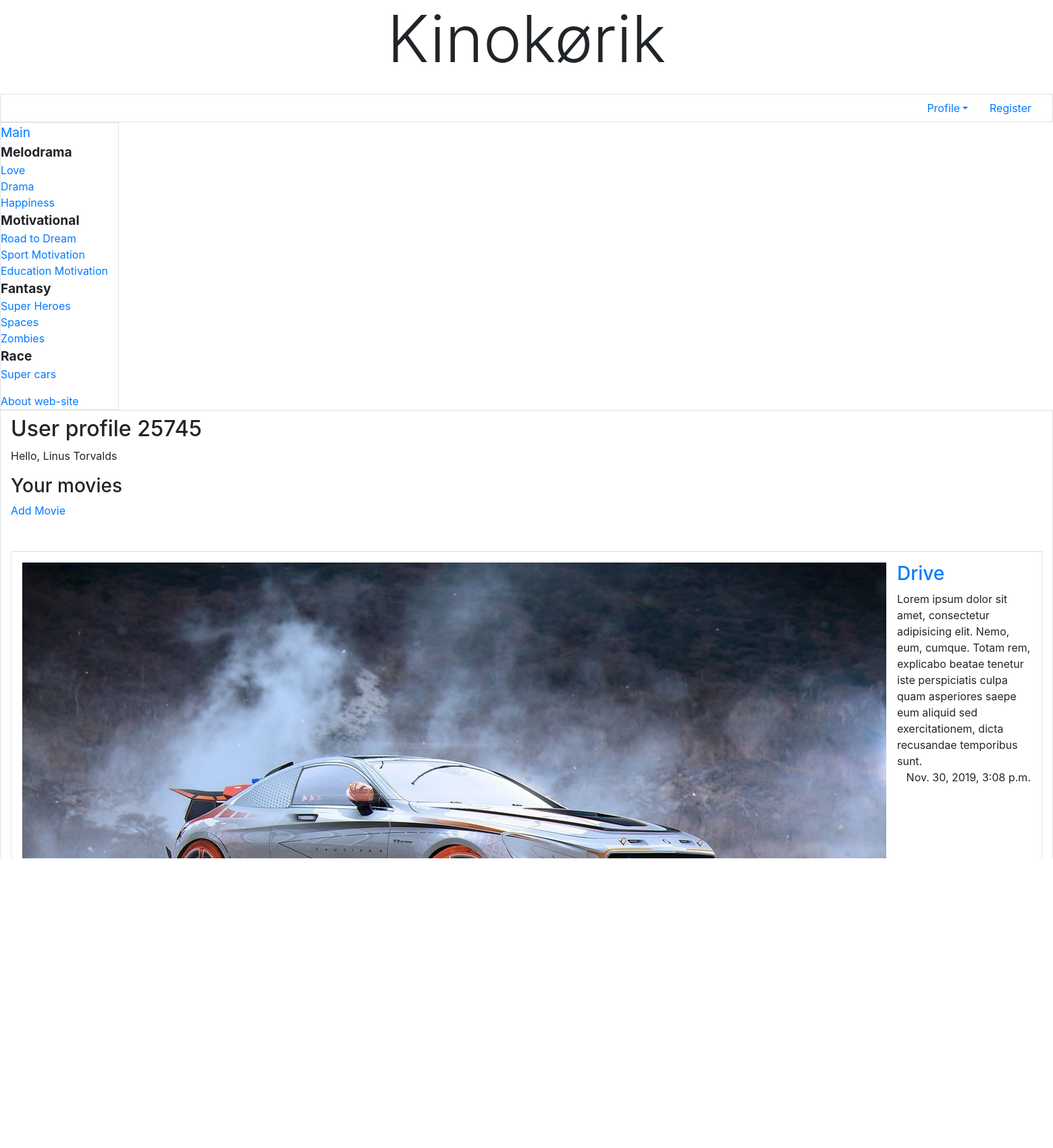
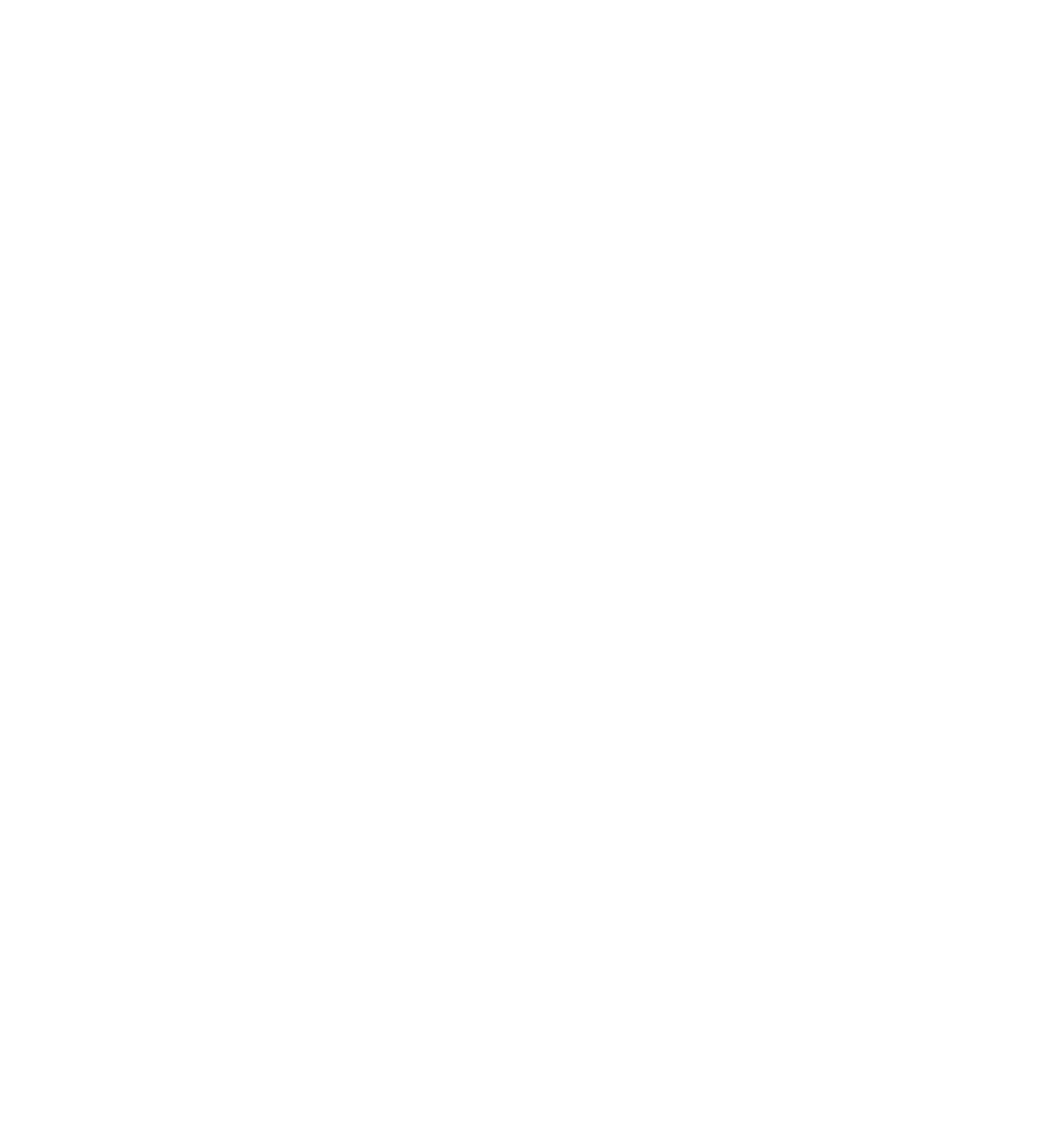
The page /accounts/profile/ (signed in, upper part) on the database its author committed (2 pictures, top to bottom).
### main/models.py (models this page shows, shortened)
class Category(models.Model):
	name = models.CharField(max_length=20, db_index=True, unique=True, verbose_name='Title')
	order = models.SmallIntegerField(default=0, db_index=True,verbose_name='order')
	super_category = models.ForeignKey('SuperCategory', on_delete=models.PROTECT, null=True, blank=True, verbose_name='Category')

class AdvUser(AbstractUser):
	send_messages = models.BooleanField(default=True, verbose_name='Notify me of new comments?')
	class Meta:
		pass

class Bb(models.Model):
	category = models.ForeignKey(SubCategory, on_delete=models.PROTECT, verbose_name='Category')
	title = models.CharField(max_length=50, verbose_name = 'Movie')
	content = models.TextField(verbose_name='Content')
	contacts = models.TextField(verbose_name='Contacts')
	image = models.ImageField(blank=True, upload_to=get_timestamp_path, verbose_name='Image')
	author = models.ForeignKey(AdvUser, on_delete=models.CASCADE, verbose_name='Author of movie')
	is_active = models.BooleanField(default=True, db_index=True, verbose_name='Add to list?')
	created_at = models.DateTimeField(auto_now_add=True, db_index=True, verbose_name='Published')
	class Meta:
		verbose_name_plural = 'Movie'
		verbose_name = 'Movie'
		ordering = ['-created_at']

### main/views.py (the view)
# urls.py: path('accounts/profile/', profile, name='profile'),
@login_required
def profile(request):
	bbs = Bb.objects.filter(author=request.user.pk)
	context = {'bbs': bbs}
	return render(request, 'main/profile.html', context)

### main/models.py (called while the page is built)
	def get_queryset(self):
		return super().get_queryset().filter(super_category__isnull=False)

### templates/main/profile.html (shortened to what this page needs)
{% extends "layout/basic.html" %}
{% load thumbnail %}
{% load static %}
{% load bootstrap4 %}
{% block content %}
<h2>User profile {{ user.username }}</h2>
{% if user.first_name and user.last_name %}
<p>Hello, {{ user.first_name }} {{ user.last_name }}</p>
{% endif %}
<h3>Your movies</h3>
<p><a href="{% url 'main:profile_bb_add' %}">Add Movie</a></p>
<ul class="list-unstyled">
	{% for bb in bbs %}
	<li class="media my-5 p-3 border">
		<a href="{% url 'main:profile_bb_detail' pk=bb.pk %}">
		{% if bb.image %}
		<img class="mr-3" src="{% thumbnail bb.image 'default' %}">
		{% else %}
		<img class="mr-3" src="{% static 'main/images/empty.png' %}">
		{% endif %}
		</a>
		<div class="media-body">
			<h3><a href="{% url 'main:profile_bb_detail' pk=bb.pk %}">{{ bb.title }}</a></h3>
			<div>{{ bb.content }}</div>
			<p class="text-right font-weight-italic">{{ bb.created_at }}</p>
		</div>
	</li>
	{% endfor %}
</ul>
{% endblock %}

### templates/layout/basic.html (shortened to what this page needs)
{% load bootstrap4 %}
{% load static %}
<!DOCTYPE html>
<html lang="en">
<head>
	{% bootstrap_css %}
	<link rel="stylesheet" type="text/css" href="{% static 'main/style.css' %}">
</head>
<body class="container-fluid">
	<header class="mb-4">
		<h1 class="display-1 text-center">Kinokørik</h1>
	</header>
	<div class="row">
		<ul class="col nav justify-content-end border">
			{% if user.is_authenticated %}
			<li class="nav-item dropdown"><a class="nav-link dropdown-toggle" data-toggle="dropdown" href="#">Profile</a>
			</li>
			{% else %}
			<li class="nav-item"><a class="nav-link" href="{% url 'main:login' %}">Log in</a></li>
			{% endif %}
			<li class="nav-item"><a class="nav-link" href="{% url 'main:register' %}">Register</a></li>
		</ul>
	</div>
	<div class="row">
		<nav class="col-md-auto nav flex-column border">
			<a class="main-class root" href="{% url 'main:index' %}">Main</a>
			{% for category in categories %}
			{% ifchanged category.super_category.pk %}
			<span class="span-class root font-weight-bold">{{ category.super_category.name }}</span>
			{% endifchanged %}
			<a href="{% url 'main:by_category' pk=category.pk %}">{{ category.name }}</a>
			{% endfor %}
			<a class="about-site" href="{% url 'main:other' page='about' %}">About web-site</a>
		</nav>
		<section class="col border py-2">
			{% block content %}
			{% endblock %}
		</section>
	</div>
</body>
</html>

### static/main/style.css (style rules this page uses)
.root { font-size: larger; }

### rows shown on the page
Category: super_category.name "Melodrama", name "Love"
Category: name "Drama"
Category: name "Happiness"
Category: super_category.name "Motivational", name "Road to Dream"
Category: name "Sport Motivation"
Category: name "Education Motivation"
Category: super_category.name "Fantasy", name "Super Heroes"
Category: name "Spaces"
Category: name "Zombies"
Category: super_category.name "Race", name "Super cars"
AdvUser: username "25745", first_name "Linus", last_name "Torvalds"
Bb: image (picture), title "Drive", content "Lorem ipsum dolor sit amet, consectetur adipisicing elit. Nemo, eum, cumque. Totam rem, explicabo beatae tenetur iste perspiciatis culpa quam asperiores saepe eum aliquid sed exercitationem, dicta recusandae temporibus sunt.", created_at "Nov. 30, 2019, 3:08 p.m."
Bb: image (picture)
Bb: image (picture)
